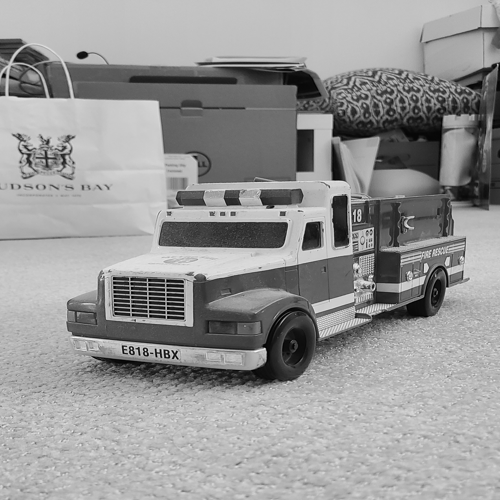
%> input picture scripts/scripts/HP.png, 500 x 500 px, given in place of firetruck.png, which was not available
$ octave question1.m   (GNU Octave 9; MATLAB toolbox functions it lacks are replaced by stand-ins)
%> lines starting %> are read from the running program, lines starting %| are printed output that depends on the picture; pictures that were not available may be replaced by others from this repository, and a replacement may not be noted
hpimg=rgb2gray(im2double(imread(("firetruck.png"))));
%> hpimg: size 500x500 double; min 0, max 0.969, mean 0.59
hpimg=imresize(hpimg,[500,500]);
imshow(hpimg);
lpimg=rgb2gray(im2double(imread(("sky.png"))));
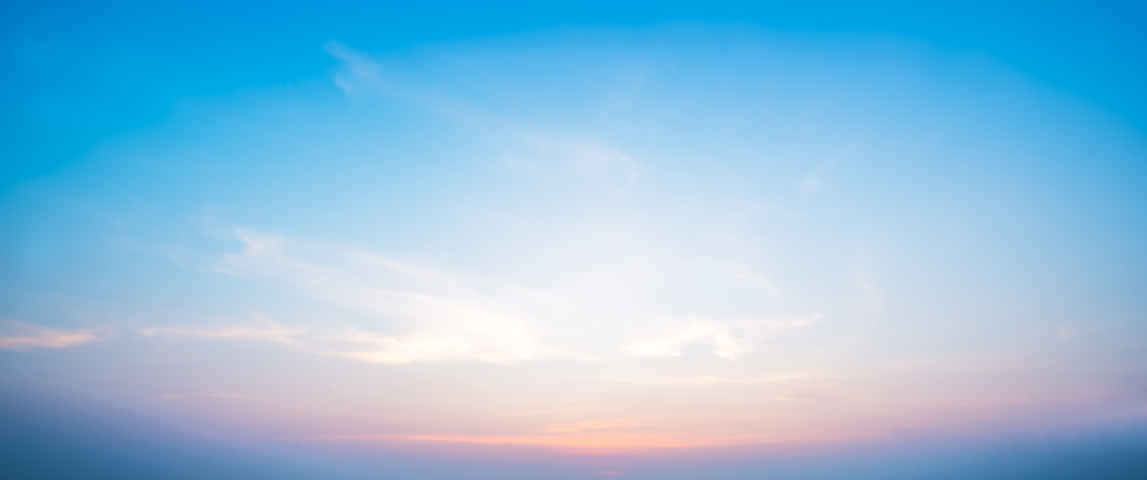
%> input picture scripts/scripts/sky.png, 3440 x 1440 px (shown at 1/3 size)
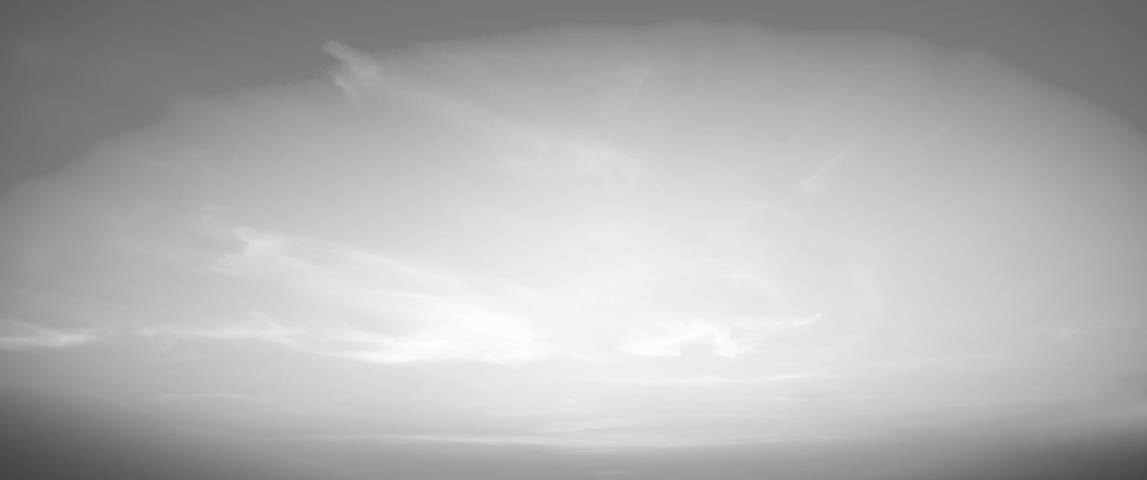
%> lpimg: size 1440x3440 double (shown at 1/3 size); min 0.259, max 0.999, mean 0.698
lpimg=imresize(lpimg,[500,500]);
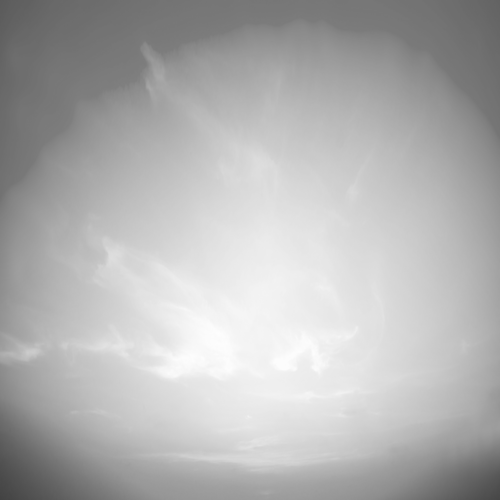
%> lpimg: size 500x500 double; min 0.263, max 0.996, mean 0.698
imshow(lpimg);
